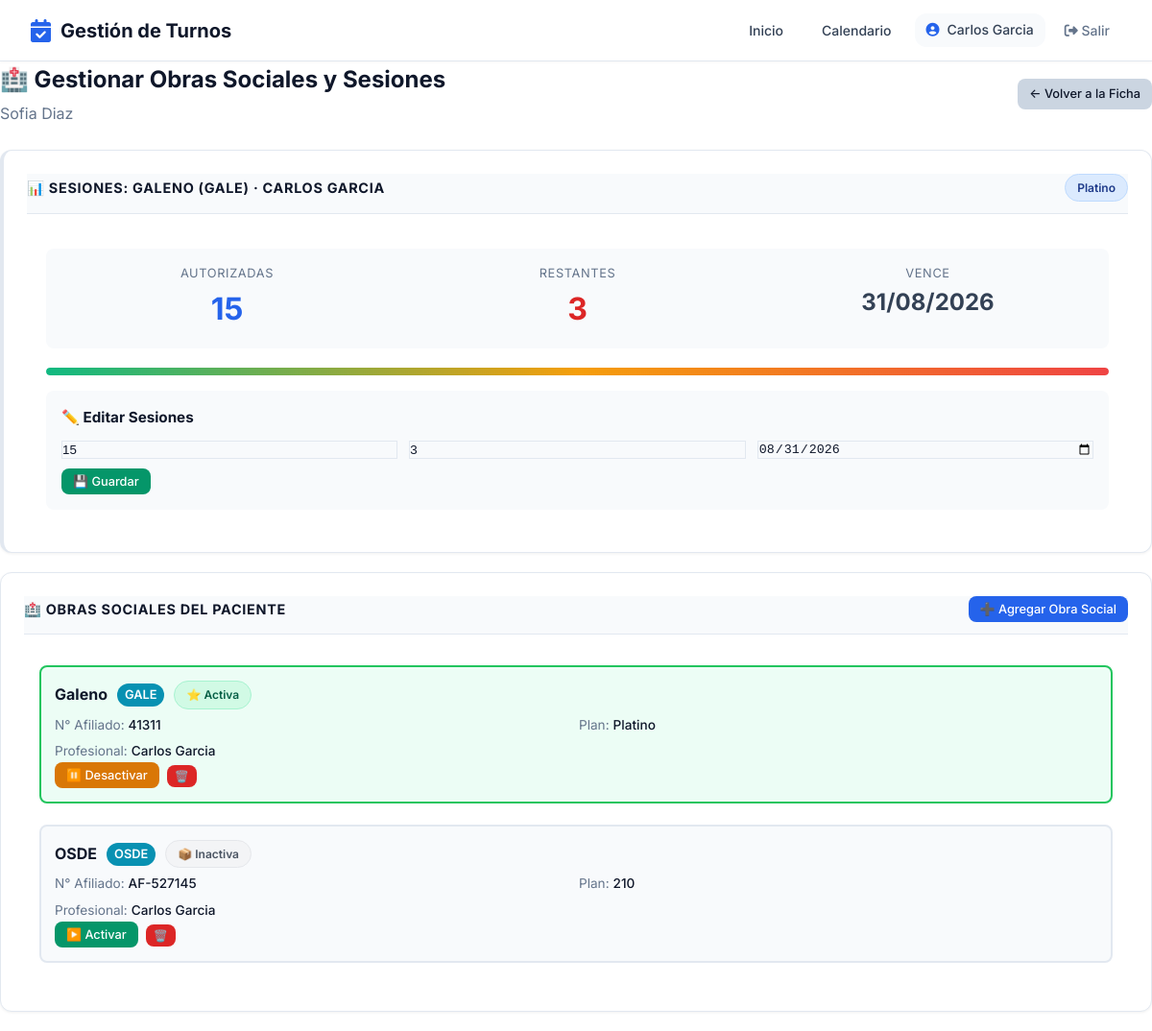
The app's page /pacientes/69/gestionar-obras-sociales/ (signed in), older data.
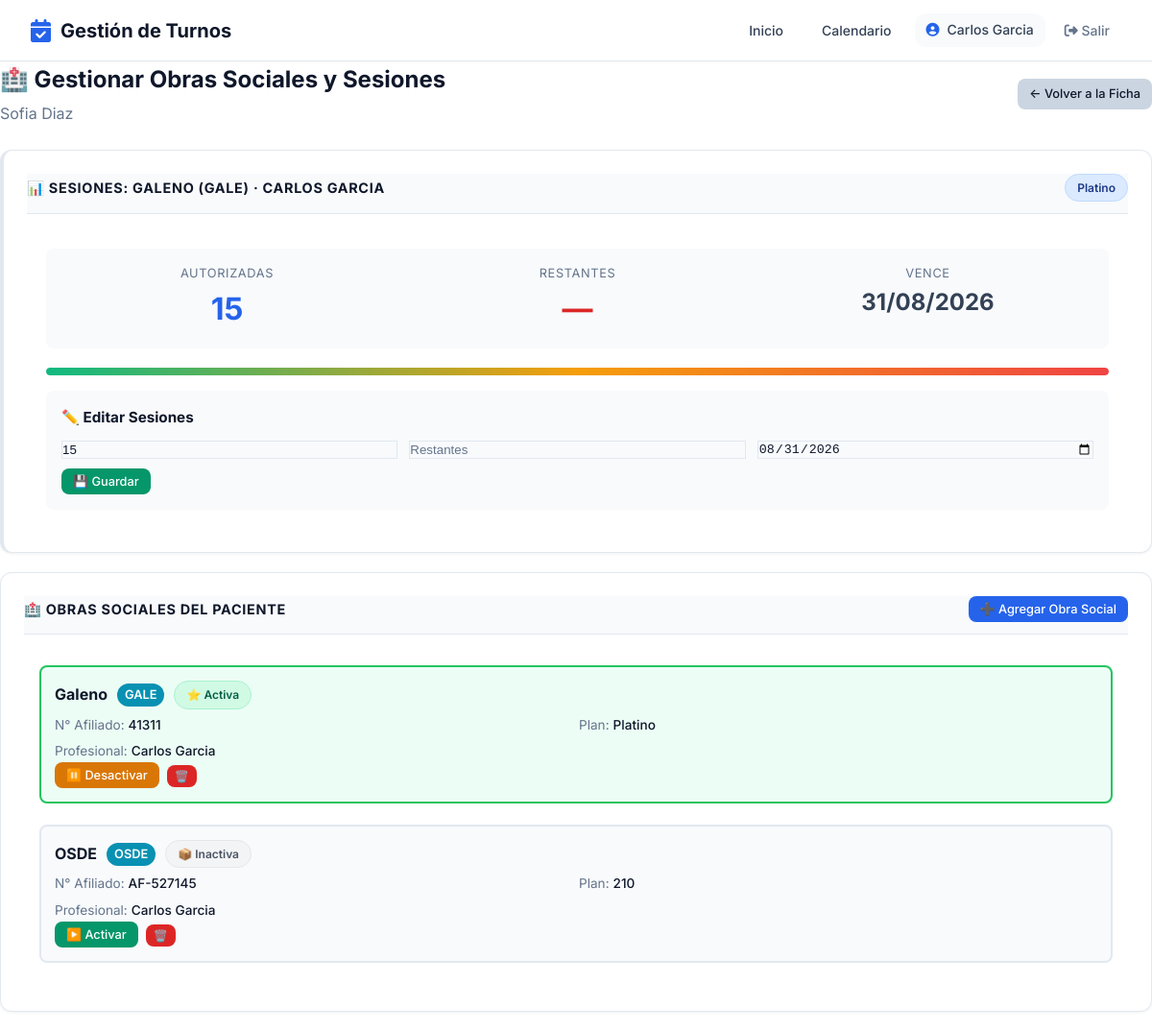
The same page, newer data.
### pacientes/models.py (models this page shows, shortened)
class PacienteObraSocial(models.Model):
    paciente = models.ForeignKey(
        Paciente, on_delete=models.CASCADE, related_name='mis_obras_sociales'
    )
    obra_social = models.ForeignKey(
        'obras_sociales.ObraSocial', on_delete=models.CASCADE, verbose_name='Obra Social'
    )
    plan = models.ForeignKey(
        'obras_sociales.Plan', on_delete=models.SET_NULL, null=True, blank=True, verbose_name='Plan'
    )
    numero_afiliado = models.CharField(max_length=50, blank=True, verbose_name='Número de Afiliado')
    profesional = models.ForeignKey(
        'profesionales.Profesional',
        on_delete=models.SET_NULL,
        null=True,
        blank=True,
        verbose_name='Profesional que autoriza'
    )
    sesiones_autorizadas = models.IntegerField(null=True, blank=True, verbose_name='Sesiones Autorizadas')
    sesiones_restantes = models.IntegerField(null=True, blank=True, verbose_name='Sesiones Restantes')
    fecha_vencimiento = models.DateField(null=True, blank=True, verbose_name='Vencimiento')
    activa = models.BooleanField(default=True, verbose_name='Activa')
    creado = models.DateTimeField(auto_now_add=True)
    actualizado = models.DateTimeField(auto_now=True)
    class Meta:
        verbose_name = 'Obra Social del Paciente'
        verbose_name_plural = 'Obras Sociales del Paciente'
        ordering = ['-activa', 'obra_social__nombre']
        unique_together = ['paciente', 'obra_social', 'plan', 'profesional']

### obras_sociales/models.py (models this page shows, shortened)
class ObraSocial(ModeloBase):
    nombre = models.CharField(max_length=200, verbose_name='Nombre')
    sigla = models.CharField(max_length=20, verbose_name='Sigla')
    telefono = models.CharField(max_length=20, blank=True, verbose_name='Teléfono')
    email = models.EmailField(blank=True, verbose_name='Email')
    activo = models.BooleanField(default=True, verbose_name='Activo')
    class Meta:
        verbose_name = 'Obra Social'
        verbose_name_plural = 'Obras Sociales'
        ordering = ['nombre']

class Plan(ModeloBase):
    obra_social = models.ForeignKey(
        ObraSocial,
        on_delete=models.CASCADE,
        related_name='planes',
        verbose_name='Obra Social'
    )
    nombre = models.CharField(max_length=100, verbose_name='Nombre del Plan')
    requiere_autorizacion = models.BooleanField(
        default=False,
        verbose_name='Requiere Autorización'
    )
    coseguro_fijo = models.DecimalField(
        max_digits=10,
        decimal_places=2,
        default=0,
        verbose_name='Coseguro Fijo'
    )
    coseguro_porcentaje = models.DecimalField(
        max_digits=5,
        decimal_places=2,
        default=0,
        verbose_name='Coseguro (%)'
    )
    class Meta:
        verbose_name = 'Plan'
        verbose_name_plural = 'Planes'
        ordering = ['obra_social', 'nombre']

### profesionales/models.py (models this page shows, shortened)
class Profesional(Persona):
    ESPECIALIDADES = [
        ('odontologia', 'Odontología'),
        ('kinesiologia', 'Kinesiología'),
        ('psicologia', 'Psicología'),
        ('nutricion', 'Nutrición'),
        ('cardiologia', 'Cardiología'),
        ('medicina_general', 'Medicina General'),
        ('dermatologia', 'Dermatología'),
        ('estetica', 'Estética'),
        ('pediatria', 'Pediatría'),
        ('traumatologia', 'Traumatología'),
        ('veterinaria', 'Veterinaria'),
        ('fonoaudiologia', 'Fonoaudiologia'),
        ('laboratorio', 'Laboratorio'),
        ('otro', 'Otro'),
    ]
    usuario = models.OneToOneField(
        'usuarios.Usuario',
        on_delete=models.CASCADE,
        verbose_name='Usuario'
    )
    especialidad = models.CharField(
        max_length=50,
        choices=ESPECIALIDADES,
        verbose_name='Especialidad'
    )
    matricula = models.CharField(
        max_length=50,
        blank=True,
        verbose_name='Matrícula Profesional'
    )
    color_calendario = models.CharField(
        max_length=7,
        default='#4A90D9',
        verbose_name='Color en Calendario'
    )
    acepta_obra_social = models.BooleanField(
        default=False,
        verbose_name='Acepta Obra Social'
    )
    descripcion = models.TextField(
        blank=True,
        verbose_name='Descripción Profesional'
    )
    alias_pago = models.CharField(max_length=200, blank=True, verbose_name='Alias para transferencia')
    foto = models.ImageField(
    upload_to='profesionales/',
    blank=True,
    null=True,
    verbose_name='Foto de Perfil'
    )
    establecimientos = models.ManyToManyField(
    'establecimientos.Establecimiento',
    blank=True,
    related_name='profesionales',
    verbose_name='Consultorios donde atiende'
    )
    frase_destacada = models.CharField(max_length=200, blank=True, verbose_name='Frase destacada')
    precio_particular = models.DecimalField(max_digits=10, decimal_places=2, null=True, blank=True, verbose_name='Precio consulta particular')
    obras_sociales_texto = models.TextField(blank=True, verbose_name='Obras sociales (texto libre)')
    servicios_texto = models.TextField(blank=True, verbose_name='Servicios / Especializaciones')
    servicios_destacados = models.TextField(blank=True, verbose_name='Servicios destacados')
    especializaciones = models.TextField(blank=True, verbose_name='Especializaciones')
    atiende_por_orden = models.BooleanField(
    default=False,
    verbose_name='Atiende por orden de llegada'
)
    obras_sociales = models.ManyToManyField(
        'obras_sociales.ObraSocial',
        blank=True,
        related_name='profesionales',
        verbose_name='Obras Sociales'
    )
    planes = models.ManyToManyField(
        'obras_sociales.Plan',
        blank=True,
        verbose_name='Planes'
    )
    permite_ejercicios = models.BooleanField(
    default=False,
    verbose_name='Activar sección de ejercicios'
)
    permite_planes_alimentacion = models.BooleanField(
        default=False,
        verbose_name='Activar planes de alimentación'
    )
    class Meta:
        verbose_name = 'Profesional'
        verbose_name_plural = 'Profesionales'
        ordering = ['apellido', 'nombre']

### pacientes/views.py (the view, shortened to what this page needs)
# urls.py: path('<int:paciente_id>/gestionar-obras-sociales/', views.gestionar_obras_sociales, name='gestionar_obras_sociales'),
@login_required
def gestionar_obras_sociales(request, paciente_id):
    if request.user.rol not in ['profesional', 'secretaria']:
        messages.error(request, 'No tenés acceso.')
        return redirect('home')
    paciente = get_object_or_404(Paciente, id=paciente_id)
    if request.user.rol == 'profesional':
        profesional = get_object_or_404(Profesional, usuario=request.user)
    else:
        profesional = None
    if profesional:
        obras_sociales_disponibles = profesional.obras_sociales.filter(activo=True)
    else:
        obras_sociales_disponibles = ObraSocial.objects.filter(activo=True)
    if profesional:
        obras_sociales_paciente = paciente.mis_obras_sociales.filter(profesional=profesional)
    else:
        obras_sociales_paciente = paciente.mis_obras_sociales.all()
    context = {
        'paciente': paciente,
        'profesional': profesional,
        'obras_sociales_disponibles': obras_sociales_disponibles,
        'hoy': date.today(),
        'es_secretaria': request.user.rol == 'secretaria',
        'obras_sociales_paciente': obras_sociales_paciente,
    }
    return render(request, 'pacientes/gestionar_obras_sociales.html', context)

### core_app/models.py (called while the page is built)
    @property
    def nombre_completo(self):
        return f"{self.nombre} {self.apellido}"

### pacientes/templates/pacientes/gestionar_obras_sociales.html (shortened to what the changed rows need)
{% extends 'core_app/base.html' %}
{% load static %}
{% block extra_css %}
    <link rel="stylesheet" href="{% static 'css/pages/pacientes_shared.css' %}">
{% endblock %}
{% block content %}
<div class="pacientes-container">
    <div class="flex-between mb-6">
        <div>
            <h1 style="font-size: 1.5rem; font-weight: 700; margin: 0;">🏥 Gestionar Obras Sociales y Sesiones</h1>
        </div>
    </div>
    {% for os_paciente in obras_sociales_paciente %}
    {% if os_paciente.activa %}
    <div class="paciente-card" style="border-left: 4px solid var(--success);">
        <div class="paciente-card-header">
            <h3>
                📊 Sesiones: {{ os_paciente.obra_social.nombre }} ({{ os_paciente.obra_social.sigla }})
                {% if os_paciente.profesional %} · {{ os_paciente.profesional.nombre_completo }}{% endif %}
            </h3>
            {% if os_paciente.plan %}<span class="badge badge-info">{{ os_paciente.plan.nombre }}</span>{% endif %}
        </div>
        <form method="POST" style="padding: 20px;">
            {% if os_paciente.sesiones_autorizadas %}
            <div class="sesiones-stats-grid">
                <div>
                    <div class="sesiones-stat-etiqueta">Autorizadas</div>
                    <div class="sesiones-stat-numero autorizadas">{{ os_paciente.sesiones_autorizadas }}</div>
                </div>
                <div>
                    <div class="sesiones-stat-etiqueta">Restantes</div>
                    <div class="sesiones-stat-numero restantes" style="{% if os_paciente.sesiones_restantes <= 3 %}color: var(--danger);{% elif os_paciente.sesiones_restantes <= 7 %}color: var(--warning);{% endif %}">
                        {{ os_paciente.sesiones_restantes|default:"—" }}
                    </div>
                </div>
                <div>
                    <div class="sesiones-stat-etiqueta">Vence</div>
                    <div class="sesiones-stat-numero vencimiento" style="{% if os_paciente.fecha_vencimiento and os_paciente.fecha_vencimiento < hoy %}color: var(--danger);{% endif %}">
                        {{ os_paciente.fecha_vencimiento|date:"d/m/Y"|default:"—" }}
                    </div>
                </div>
            </div>
            <div class="sesiones-barra">
                <div class="sesiones-barra-progreso" style="width: {% widthratio os_paciente.sesiones_autorizadas|add:'-'|add:os_paciente.sesiones_restantes os_paciente.sesiones_autorizadas 100 %}%;"></div>
            </div>
            {% endif %}
            <div style="background: var(--bg-alt); padding: 16px; border-radius: var(--radius); margin-top: 16px;">
                <h4 style="margin: 0 0 12px 0; font-size: 0.95rem;">✏️ Editar Sesiones</h4>
                <div style="display: grid; grid-template-columns: repeat(3, 1fr); gap: 12px;">
                    <input type="number" name="sesiones_autorizadas" value="{{ os_paciente.sesiones_autorizadas|default:'' }}"
                           placeholder="Autorizadas" class="form-input">
                    <input type="number" name="sesiones_restantes" value="{{ os_paciente.sesiones_restantes|default:'' }}"
                           placeholder="Restantes" class="form-input">
                    <input type="date" name="fecha_vencimiento" value="{{ os_paciente.fecha_vencimiento|date:'Y-m-d'|default:'' }}"
                           class="form-input">
                </div>
                <button type="submit" class="btn btn-success btn-sm" style="margin-top: 10px;">💾 Guardar</button>
            </div>
        </form>
    </div>
    {% endif %}
    {% endfor %}
    <div class="paciente-card">
        <div style="padding: 16px;">
            {% if obras_sociales_paciente %}
            <div style="display: flex; flex-direction: column; gap: 12px;">
                {% for os_paciente in obras_sociales_paciente %}
                <div class="os-card {% if os_paciente.activa %}activa{% else %}inactiva{% endif %}">
                    <div style="flex: 1;">
                        <div style="display: flex; align-items: center; gap: 10px; margin-bottom: 6px; flex-wrap: wrap;">
                            <strong>{{ os_paciente.obra_social.nombre }}</strong>
                            <span class="sigla-badge">{{ os_paciente.obra_social.sigla }}</span>
                            {% if os_paciente.activa %}
                                <span class="badge badge-success">⭐ Activa</span>
                            {% else %}
                                <span class="badge badge-gray">📦 Inactiva</span>
                            {% endif %}
                        </div>
                        <div class="os-card-detalle">
                            <div class="detalle-item">
                                <span class="detalle-etiqueta">N° Afiliado:</span>
                                <span class="detalle-valor">{{ os_paciente.numero_afiliado|default:"—" }}</span>
                            </div>
                            <div class="detalle-item">
                                <span class="detalle-etiqueta">Plan:</span>
                                <span class="detalle-valor">{{ os_paciente.plan.nombre|default:"Básico" }}</span>
                            </div>
                            {% if os_paciente.profesional %}
                            <div class="detalle-item" style="grid-column: 1 / -1;">
                                <span class="detalle-etiqueta">Profesional:</span>
                                <span class="detalle-valor">{{ os_paciente.profesional.nombre_completo }}</span>
                            </div>
                            {% endif %}
                        </div>
                    </div>
                    <div style="display: flex; gap: 8px; align-items: center;">
                        <form method="POST" style="display: inline;">
                            <button type="submit" class="btn btn-sm {% if os_paciente.activa %}btn-warning{% else %}btn-success{% endif %}">
                                {% if os_paciente.activa %}⏸️ Desactivar{% else %}▶️ Activar{% endif %}
                            </button>
                        </form>
                        <form method="POST" style="display: inline;" onsubmit="return confirm('¿Eliminar esta obra social?')">
                            <button type="submit" class="btn btn-danger btn-xs">🗑️</button>
                        </form>
                    </div>
                </div>
                {% endfor %}
            </div>
            {% else %}
            <div style="text-align: center; padding: 40px; color: var(--text-muted);">
                <p style="font-size: 3rem;">🏥</p>
                <p>Sin obras sociales registradas</p>
                <small>Agregá una obra social para empezar</small>
            </div>
            {% endif %}
        </div>
    </div>
</div>
{% endblock %}

Row changes from the older to the newer data that the page shows:
changed PacienteObraSocial "Galeno": sesiones_restantes "3" → "—"; sesiones_restantes "3" → (not shown)
